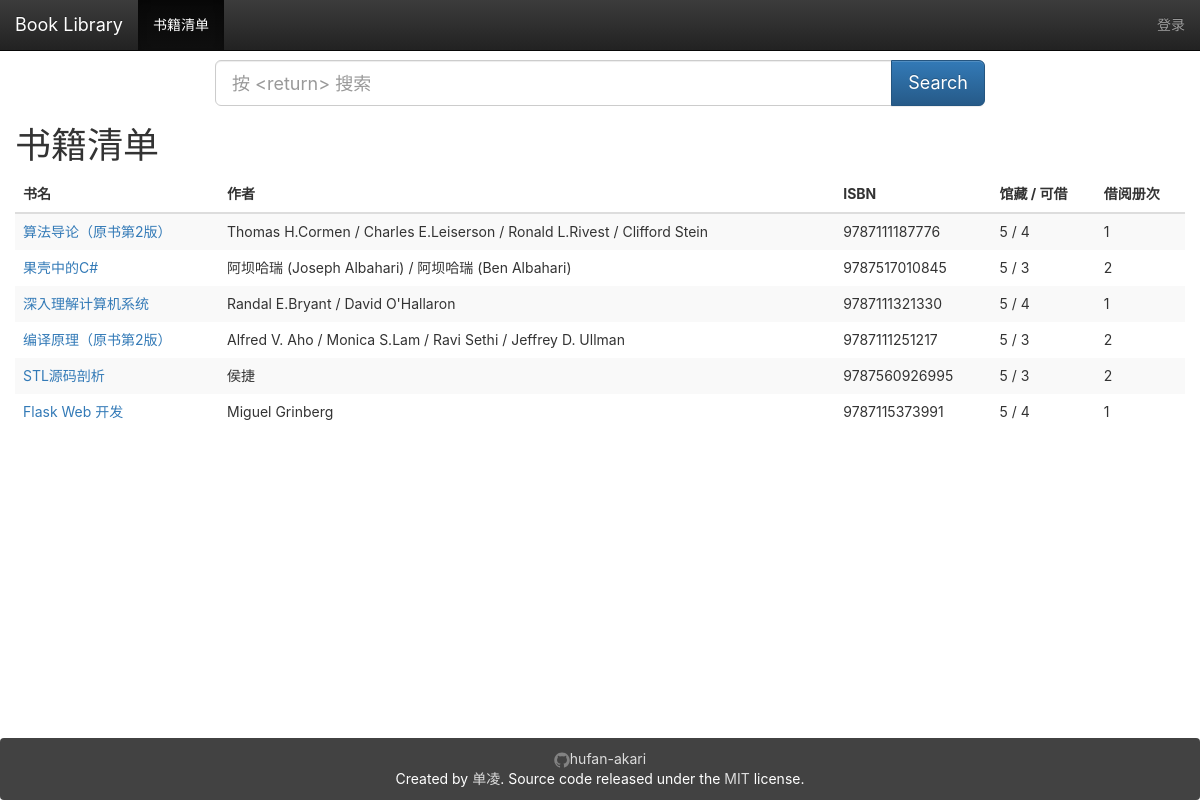
The page /books/ on the database its author committed.
### app/models.py (models this page shows, shortened)
class Book(db.Model):
    __tablename__ = 'books'
    id = db.Column(db.Integer, primary_key=True)
    isbn = db.Column(db.String(16), unique=True)
    title = db.Column(db.String(128))
    origin_title = db.Column(db.String(128))
    subtitle = db.Column(db.String(128))
    author = db.Column(db.String(128))
    translator = db.Column(db.String(64))
    publisher = db.Column(db.String(64))
    image = db.Column(db.String(128))
    pubdate = db.Column(db.String(32))
    pages = db.Column(db.Integer)
    price = db.Column(db.String(16))
    binding = db.Column(db.String(16))
    numbers = db.Column(db.Integer, default=5)
    summary = db.deferred(db.Column(db.Text, default=""))
    summary_html = db.deferred(db.Column(db.Text))
    catalog = db.deferred(db.Column(db.Text, default=""))
    catalog_html = db.deferred(db.Column(db.Text))
    hidden = db.Column(db.Boolean, default=0)
    logs = db.relationship('Log',
                           backref=db.backref('book', lazy='joined'),
                           lazy='dynamic',
                           cascade='all, delete-orphan')
    comments = db.relationship('Comment', backref='book',
                               lazy='dynamic',
                               cascade='all, delete-orphan')
    @property
    def tags_string(self):
        return ",".join([tag.name for tag in self.tags.all()])
    def can_borrow_number(self):
        return self.numbers - Log.query.filter_by(book_id=self.id, returned=0).count()

### app/main/book/views.py (the view)
@book.route('/')
def index():
    search_word = request.args.get('search', None)
    search_form = SearchForm()
    page = request.args.get('page', 1, type=int)
    the_books = Book.query
    if not current_user.can(Permission.UPDATE_BOOK_INFORMATION):
        the_books = Book.query.filter_by(hidden=0)
    if search_word:
        search_word = search_word.strip()
        the_books = the_books.filter(db.or_(
            Book.title.ilike(u"%%%s%%" % search_word), Book.author.ilike(u"%%%s%%" % search_word), Book.isbn.ilike(
                u"%%%s%%" % search_word), Book.tags.any(Tag.name.ilike(u"%%%s%%" % search_word)), Book.subtitle.ilike(
                u"%%%s%%" % search_word))).outerjoin(Log).group_by(Book.id).order_by(db.func.count(Log.id).desc())
        search_form.search.data = search_word
    else:
        the_books = Book.query.order_by(Book.id.desc())
    pagination = the_books.paginate(page, per_page=8)
    result_books = pagination.items
    return render_template("book.html", books=result_books, pagination=pagination, search_form=search_form,
                           title=u"书籍清单")

### app/main/book/forms.py
class SearchForm(FlaskForm):
    search = StringField(validators=[DataRequired()])
    submit = SubmitField(u"搜索")

### app/main/index/views.py (called while the page is built)
@main.app_context_processor
def inject_permissions():
    return dict(Permission=Permission)

### app/models.py (called while the page is built)
    def can(self, permissions):
        return False

### app/main/book/templates/book.html (shortened to what this page needs)
{% extends "base.html" %}
{% from "bootstrap/pagination.html" import render_pagination %}
{% import "bootstrap/wtf.html" as wtf %}
{% block mycontent %}
    <div class="row">
        <div class="col-sm-8 col-sm-offset-2">
            <form class="form form-horizontal" method="get">
                <div class="input-group  input-group-lg">
                    {{ search_form.search(placeholder="按 <return> 搜索",class_="form-control") }}
                <span class="input-group-btn">
                    <input class="btn btn-primary" id="submit" name="submit" type="submit" value="Search">
                </span>
                </div>
            </form>
        </div>
    </div>
    <h1>{{ title }}</h1>
    <table class="table table-striped table-hover">
        <thead>
        <tr>
            <th>书名</th>
            <th class="hidden-xs">作者</th>
            <th class="hidden-xs">ISBN</th>
            <th class="hidden-xs">馆藏 / 可借</th>
            <th class="hidden-xs">借阅册次</th>
        </tr>
        </thead>
        <tbody>
        {%- for book in books -%}
            <tr class="{% if book.hidden %}danger{% endif %} animated fadeIn delay-{{ loop.index0 }}">
                <td><a href="{{ url_for('book.detail',book_id=book.id) }}">{{ book.title }}</a>
                </td>
                <td class="hidden-xs">{{ book.author }}</td>
                <td class="hidden-xs">{{ book.isbn }}</td>
                <td class="hidden-xs">{{ book.numbers }} / {{ book.can_borrow_number() }}</td>
                <td class="hidden-xs">{{ book.logs.count() }}</td>
            </tr>
        {%- endfor -%}
        </tbody>
    </table>
{%- endblock -%}

### app/static/css/main.css (style rules this page uses)
html, body { height: 100%; width: 100%; margin: 0; padding: 0; }
.Site { display: -webkit-box; display: -moz-box; display: -ms-flexbox; display: -webkit-flex; display: flex; flex-direction: column; }
html, body, main { font-family: -apple-system, "Helvetica Neue", Helvetica, Arial, sans-serif; }
.animated { -webkit-animation-fill-mode: both; -moz-animation-fill-mode: both; -ms-animation-fill-mode: both; -o-animation-fill-mode: both; animation-fill-mode: both; -webkit-animation-duration: 1s; -moz-animation-duration: 1s; -ms-animation-duration: 1s; -o-animation-duration: 1s; animation-duration: 1s; }
.delay-0 { -webkit-animation-delay: .05s; -moz-animation-delay: .05s; -o-animation-delay: .05s; animation-delay: .05s; }
.delay-1 { -webkit-animation-delay: .10s; -moz-animation-delay: .10s; -o-animation-delay: .10s; animation-delay: .10s; }
.delay-2 { -webkit-animation-delay: .15s; -moz-animation-delay: .15s; -o-animation-delay: .15s; animation-delay: .15s; }
.delay-3 { -webkit-animation-delay: .20s; -moz-animation-delay: .20s; -o-animation-delay: .20s; animation-delay: .20s; }
.delay-4 { -webkit-animation-delay: .25s; -moz-animation-delay: .25s; -o-animation-delay: .25s; animation-delay: .25s; }
.delay-5 { -webkit-animation-delay: .30s; -moz-animation-delay: .30s; -o-animation-delay: .30s; animation-delay: .30s; }
.fadeIn { -webkit-animation-name: fadeIn; -moz-animation-name: fadeIn; -o-animation-name: fadeIn; animation-name: fadeIn; }
.table.table-striped { border: none; }
.table.table-striped td { border: none; }

### rows shown on the page
Book: title "算法导论（原书第2版）", author "Thomas H.Cormen / Charles E.Leiserson / Ronald L.Rivest / Clifford Stein", isbn "9787111187776", numbers "5", can_borrow_number "4", logs.count "1"
Book: title "果壳中的C#", author "阿坝哈瑞 (Joseph Albahari) / 阿坝哈瑞 (Ben Albahari)", isbn "9787517010845", numbers "5", can_borrow_number "3", logs.count "2"
Book: title "深入理解计算机系统", author "Randal E.Bryant / David O'Hallaron", isbn "9787111321330", numbers "5", can_borrow_number "4", logs.count "1"
Book: title "编译原理（原书第2版）", author "Alfred V. Aho / Monica S.Lam / Ravi Sethi / Jeffrey D. Ullman", isbn "9787111251217", numbers "5", can_borrow_number "3", logs.count "2"
Book: title "STL源码剖析", author "侯捷", isbn "9787560926995", numbers "5", can_borrow_number "3", logs.count "2"
Book: title "Flask Web 开发", author "Miguel Grinberg", isbn "9787115373991", numbers "5", can_borrow_number "4", logs.count "1"

### other values the page prints
{{ title }} "书籍清单"
